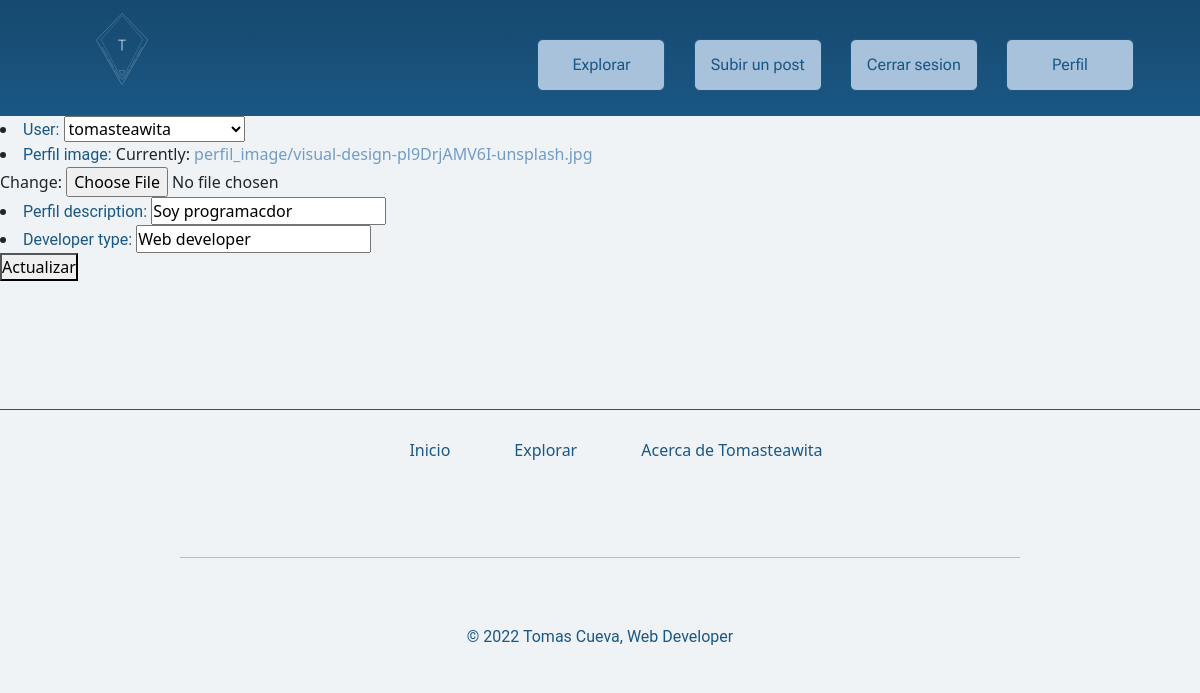
/editAvatar/ (signed in), run on an earlier commit of the app's database.
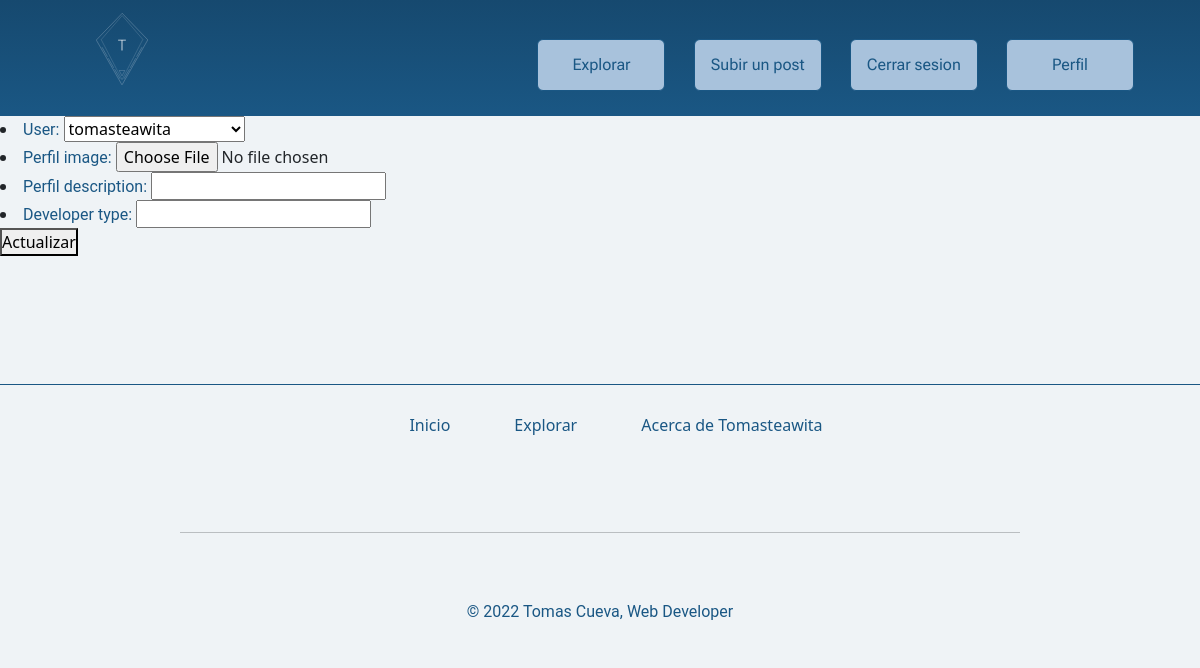
And on a later commit of the database.
### blog/models.py (models this page shows, shortened)
class Avatar(models.Model):
    user = models.ForeignKey(User, on_delete=models.CASCADE,null=True,blank=True)
    perfil_image = models.ImageField(upload_to='perfil_image')
    perfil_description = models.CharField(max_length=256)
    developer_type = models.CharField(max_length=65)

### blog/views.py (the view)
# urls.py: path('editAvatar/',edit_avatar, name='edit avatar')
def edit_avatar(request):
    user = request.user
    try:
        avatar = Avatar.objects.get(user=user)
        ok = True
    except:
        ok = False
    if request.method == 'POST':
        avatar_form = AvatarForm(request.POST)
        if avatar_form.is_valid():
            if ok:
                information = avatar_form.cleaned_data
                avatar.user = information['user']
                avatar.perfil_image = information['perfil_image']
                avatar.perfil_description = information['perfil_description']
                avatar.developer_type = information['developer_type']
                avatar.save()
                return render(request,'index.html',{'user': user})
            else:
                information = avatar_form.cleaned_data
                new_avatar = Avatar(user=information['user'],perfil_image=information['perfil_image'],perfil_description=information['perfil_description'],developer_type=information['developer_type'])
                new_avatar.save()
                return render(request,'index.html')
    else:
        if ok:
            avatar_form = AvatarForm(initial={'user':request.user.pk,'perfil_image':avatar.perfil_image,'perfil_description':avatar.perfil_description,'developer_type':avatar.developer_type})
        else:
            avatar_form = AvatarForm(initial={'user':request.user.pk})
    if ok:
        return render(request,'edit_avatar.html',{
            'form': avatar_form,
            'avatar': avatar
        })
    else:
        return render(request,'edit_avatar.html',{
            'form': avatar_form,
        })

### blog/forms.py
class AvatarForm(forms.Form):
    user = forms.ModelChoiceField(queryset=User.objects.all())
    perfil_image = forms.ImageField()
    perfil_description = forms.CharField(max_length=256)
    developer_type = forms.CharField(max_length=65)

### blog/templates/edit_avatar.html
{% extends 'main.html' %}
{% load static %}
{% block main %}
    <form action="post" enctype="multipart/form-data">{% csrf_token %}
        {{form.as_ul}}
        <button type="submit">Actualizar</button>
    </form>
{% endblock main %}

What changed in the data, as far as the page shows it:
removed Avatar: user "tomasteawita", perfil_description "Soy programacdor", developer_type "Web developer"
Also different on the page:
form field user: (not shown) → "tomasteawita"
text no longer shown: "User: Perfil image: Currently: perfil_image/visual-design-pl9DrjAMV6I-unsplash.jpg Change: Perfil description: Developer type:"
text now shown: "User: Perfil image: Perfil description: Developer type:"
